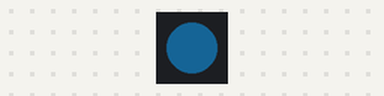
Recording of a program running on a simulated Raspberry Pi Pico running CircuitPython. On the bench: 1 RGB LEDs in strip order, left to right. Dim RGB values are drawn brighter than linear; random numbers come from a fixed seed.

Above: at 0.05 s.
At 9.77 s:
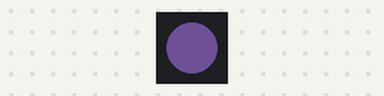
At 19.99 s:
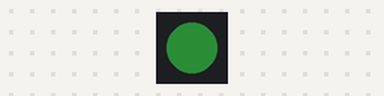
At 39.94 s:
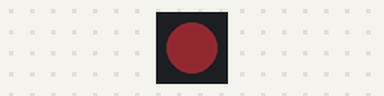
Timing chart, 0 to 40.0 s (numbered marks = the images above):
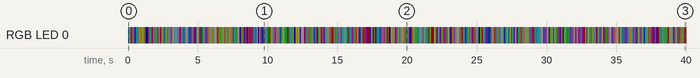

The program:

led.py
```python
# completely stolen from https://learn.adafruit.com/circuitpython-essentials/circuitpython-neopixel?gclid=Cj0KCQjwwfiaBhC7ARIsAGvcPe6iyv3z0mItFPkS1IgQNlrJzN37XT9rPbi-o_WKd7M2ot9tpqiKfmcaAimZEALw_wcB
import time
import board
import random
import neopixel

pixel_pin = board.GP28
num_pixels = 1
pixels = neopixel.NeoPixel(pixel_pin, num_pixels, brightness=0.1, auto_write=False)


while True:
    pixels[0] = [random.randrange(0, 255), random.randrange(0, 255), random.randrange(0, 255)]
    pixels.show()
    time.sleep(0.1)
```

Measured:
- by itself, RGB LED 0: off → RGB(3, 14, 21) at 0.00 s, → RGB(20, 19, 1) 0.10 s later, → RGB(6, 3, 12) 0.10 s later, → RGB(19, 11, 12) 0.10 s later, … (399 changes in this stretch)
